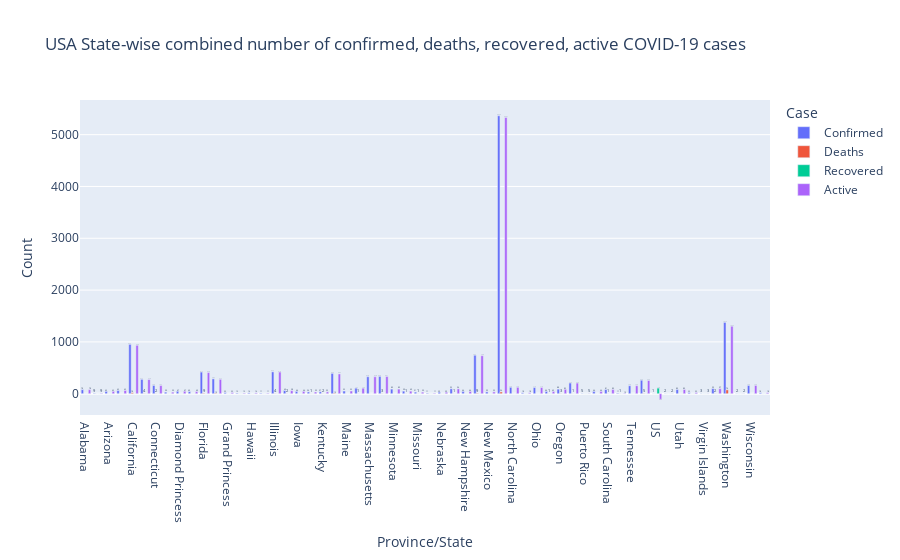

Here is the notebook cell this chart was saved with:
### Code cell
fig = px.bar(
    combine_us_data,
    x='Province/State',
    y='Count',
    text='Count',
    barmode='group',
    color='Case',
    title='USA State-wise combined number of confirmed, deaths, recovered, active COVID-19 cases'
)
fig.show()

### Figure 1 — Plotly figure (JSON) as saved in the notebook; plotly's stock layout.template omitted (floating-point values rounded to 4 significant figures)
{"data": [{"alignmentgroup": "True", "hovertemplate": "Case=Confirmed<br>Province/State=%{x}<br>Count=%{text}<extra></extra>", "legendgroup": "Confirmed", "marker": {"color": "#636efa", "pattern": {"shape": ""}}, "name": "Confirmed", "offsetgroup": "Confirmed", "orientation": "v", "showlegend": true, "text": [78.0, 9.0, 45.0, 62.0, 952.0, 277.0, 159.0, 30.0, 47.0, 40.0, 417.0, 287.0, 22.0, 12.0, 16.0, 11.0, 422.0, 60.0, 44.0, 34.0, 37.0, 392.0, 52.0, 107.0, 328.0, 334.0, 89.0, 50.0, 31.0, 11.0, 29.0, 95.0, 44.0, 742.0, 35.0, 5365.0, 123.0, 18.0, 119.0, 44.0, 88.0, 206.0, 5.0, 44.0, 81.0, 11.0, 154.0, 260.0, 1.0, 2.0, 80.0, 22.0, 3.0, 99.0, 1376.0, 2.0, 159.0, 18.0], "textposition": "auto", "type": "bar", "x": ["Alabama", "Alaska", "Arizona", "Arkansas", "California", "Colorado", "Connecticut", "Delaware", "Diamond Princess", "District of Columbia", "Florida", "Georgia", "Grand Princess", "Guam", "Hawaii", "Idaho", "Illinois", "Indiana", "Iowa", "Kansas", "Kentucky", "Louisiana", "Maine", "Maryland", "Massachusetts", "Michigan", "Minnesota", "Mississippi", "Missouri", "Montana", "Nebraska", "Nevada", "New Hampshire", "New Jersey", "New Mexico", "New York", "North Carolina", "North Dakota", "Ohio", "Oklahoma", "Oregon", "Pennsylvania", "Puerto Rico", "Rhode Island", "South Carolina", "South Dakota", "Tennessee", "Texas", "US", "United States Virgin Islands", "Utah", "Vermont", "Virgin Islands", "Virginia", "Washington", "West Virginia", "Wisconsin", "Wyoming"], "xaxis": "x", "y": [78, 9, 45, 62, 952, 277, 159, 30, 47, 40, 417, 287, 22, 12, 16, 11, 422, 60, 44, 34, 37, 392, 52, 107, 328, 334, 89, 50, 31, 11, 29, 95, 44, 742, 35, 5365, 123, 18, 119, 44, 88, 206, 5, 44, 81, 11, 154, 260, 1, 2, 80, 22, 3, 99, 1376, 2, 159, 18], "yaxis": "y"}, {"alignmentgroup": "True", "hovertemplate": "Case=Deaths<br>Province/State=%{x}<br>Count=%{text}<extra></extra>", "legendgroup": "Deaths", "marker": {"color": "#EF553B", "pattern": {"shape": ""}}, "name": "Deaths", "offsetgroup": "Deaths", "orientation": "v", "showlegend": true, "text": [0.0, 0.0, 0.0, 0.0, 18.0, 4.0, 2.0, 0.0, 0.0, 0.0, 9.0, 10.0, 0.0, 0.0, 0.0, 0.0, 4.0, 2.0, 0.0, 1.0, 2.0, 10.0, 0.0, 1.0, 0.0, 3.0, 0.0, 1.0, 1.0, 0.0, 0.0, 1.0, 0.0, 9.0, 0.0, 34.0, 0.0, 0.0, 0.0, 1.0, 3.0, 1.0, 0.0, 0.0, 1.0, 1.0, 0.0, 5.0, 0.0, 0.0, 0.0, 0.0, 0.0, 2.0, 74.0, 0.0, 0.0, 0.0], "textposition": "auto", "type": "bar", "x": ["Alabama", "Alaska", "Arizona", "Arkansas", "California", "Colorado", "Connecticut", "Delaware", "Diamond Princess", "District of Columbia", "Florida", "Georgia", "Grand Princess", "Guam", "Hawaii", "Idaho", "Illinois", "Indiana", "Iowa", "Kansas", "Kentucky", "Louisiana", "Maine", "Maryland", "Massachusetts", "Michigan", "Minnesota", "Mississippi", "Missouri", "Montana", "Nebraska", "Nevada", "New Hampshire", "New Jersey", "New Mexico", "New York", "North Carolina", "North Dakota", "Ohio", "Oklahoma", "Oregon", "Pennsylvania", "Puerto Rico", "Rhode Island", "South Carolina", "South Dakota", "Tennessee", "Texas", "US", "United States Virgin Islands", "Utah", "Vermont", "Virgin Islands", "Virginia", "Washington", "West Virginia", "Wisconsin", "Wyoming"], "xaxis": "x", "y": [0, 0, 0, 0, 18, 4, 2, 0, 0, 0, 9, 10, 0, 0, 0, 0, 4, 2, 0, 1, 2, 10, 0, 1, 0, 3, 0, 1, 1, 0, 0, 1, 0, 9, 0, 34, 0, 0, 0, 1, 3, 1, 0, 0, 1, 1, 0, 5, 0, 0, 0, 0, 0, 2, 74, 0, 0, 0], "yaxis": "y"}, {"alignmentgroup": "True", "hovertemplate": "Case=Recovered<br>Province/State=%{x}<br>Count=%{text}<extra></extra>", "legendgroup": "Recovered", "marker": {"color": "#00cc96", "pattern": {"shape": ""}}, "name": "Recovered", "offsetgroup": "Recovered", "orientation": "v", "showlegend": true, "text": [0.0, 0.0, 0.0, 0.0, 0.0, 0.0, 0.0, 0.0, 0.0, 0.0, 0.0, 0.0, 0.0, 0.0, 0.0, 0.0, 0.0, 0.0, 0.0, 0.0, 0.0, 0.0, 0.0, 0.0, 0.0, 0.0, 0.0, 0.0, 0.0, 0.0, 0.0, 0.0, 0.0, 0.0, 0.0, 0.0, 0.0, 0.0, 0.0, 0.0, 0.0, 0.0, 0.0, 0.0, 0.0, 0.0, 0.0, 0.0, 108.0, 0.0, 0.0, 0.0, 0.0, 0.0, 0.0, 0.0, 0.0, 0.0], "textposition": "auto", "type": "bar", "x": ["Alabama", "Alaska", "Arizona", "Arkansas", "California", "Colorado", "Connecticut", "Delaware", "Diamond Princess", "District of Columbia", "Florida", "Georgia", "Grand Princess", "Guam", "Hawaii", "Idaho", "Illinois", "Indiana", "Iowa", "Kansas", "Kentucky", "Louisiana", "Maine", "Maryland", "Massachusetts", "Michigan", "Minnesota", "Mississippi", "Missouri", "Montana", "Nebraska", "Nevada", "New Hampshire", "New Jersey", "New Mexico", "New York", "North Carolina", "North Dakota", "Ohio", "Oklahoma", "Oregon", "Pennsylvania", "Puerto Rico", "Rhode Island", "South Carolina", "South Dakota", "Tennessee", "Texas", "US", "United States Virgin Islands", "Utah", "Vermont", "Virgin Islands", "Virginia", "Washington", "West Virginia", "Wisconsin", "Wyoming"], "xaxis": "x", "y": [0, 0, 0, 0, 0, 0, 0, 0, 0, 0, 0, 0, 0, 0, 0, 0, 0, 0, 0, 0, 0, 0, 0, 0, 0, 0, 0, 0, 0, 0, 0, 0, 0, 0, 0, 0, 0, 0, 0, 0, 0, 0, 0, 0, 0, 0, 0, 0, 108, 0, 0, 0, 0, 0, 0, 0, 0, 0], "yaxis": "y"}, {"alignmentgroup": "True", "hovertemplate": "Case=Active<br>Province/State=%{x}<br>Count=%{text}<extra></extra>", "legendgroup": "Active", "marker": {"color": "#ab63fa", "pattern": {"shape": ""}}, "name": "Active", "offsetgroup": "Active", "orientation": "v", "showlegend": true, "text": [78.0, 9.0, 45.0, 62.0, 934.0, 273.0, 157.0, 30.0, 47.0, 40.0, 408.0, 277.0, 22.0, 12.0, 16.0, 11.0, 418.0, 58.0, 44.0, 33.0, 35.0, 382.0, 52.0, 106.0, 328.0, 331.0, 89.0, 49.0, 30.0, 11.0, 29.0, 94.0, 44.0, 733.0, 35.0, 5331.0, 123.0, 18.0, 119.0, 43.0, 85.0, 205.0, 5.0, 44.0, 80.0, 10.0, 154.0, 255.0, -107.0, 2.0, 80.0, 22.0, 3.0, 97.0, 1302.0, 2.0, 159.0, 18.0], "textposition": "auto", "type": "bar", "x": ["Alabama", "Alaska", "Arizona", "Arkansas", "California", "Colorado", "Connecticut", "Delaware", "Diamond Princess", "District of Columbia", "Florida", "Georgia", "Grand Princess", "Guam", "Hawaii", "Idaho", "Illinois", "Indiana", "Iowa", "Kansas", "Kentucky", "Louisiana", "Maine", "Maryland", "Massachusetts", "Michigan", "Minnesota", "Mississippi", "Missouri", "Montana", "Nebraska", "Nevada", "New Hampshire", "New Jersey", "New Mexico", "New York", "North Carolina", "North Dakota", "Ohio", "Oklahoma", "Oregon", "Pennsylvania", "Puerto Rico", "Rhode Island", "South Carolina", "South Dakota", "Tennessee", "Texas", "US", "United States Virgin Islands", "Utah", "Vermont", "Virgin Islands", "Virginia", "Washington", "West Virginia", "Wisconsin", "Wyoming"], "xaxis": "x", "y": [78, 9, 45, 62, 934, 273, 157, 30, 47, 40, 408, 277, 22, 12, 16, 11, 418, 58, 44, 33, 35, 382, 52, 106, 328, 331, 89, 49, 30, 11, 29, 94, 44, 733, 35, 5331, 123, 18, 119, 43, 85, 205, 5, 44, 80, 10, 154, 255, -107, 2, 80, 22, 3, 97, 1302, 2, 159, 18], "yaxis": "y"}], "layout": {"barmode": "group", "legend": {"title": {"text": "Case"}, "tracegroupgap": 0}, "title": {"text": "USA State-wise combined number of confirmed, deaths, recovered, active COVID-19 cases"}, "xaxis": {"anchor": "y", "domain": [0, 1], "title": {"text": "Province/State"}}, "yaxis": {"anchor": "x", "domain": [0, 1], "title": {"text": "Count"}}}}
